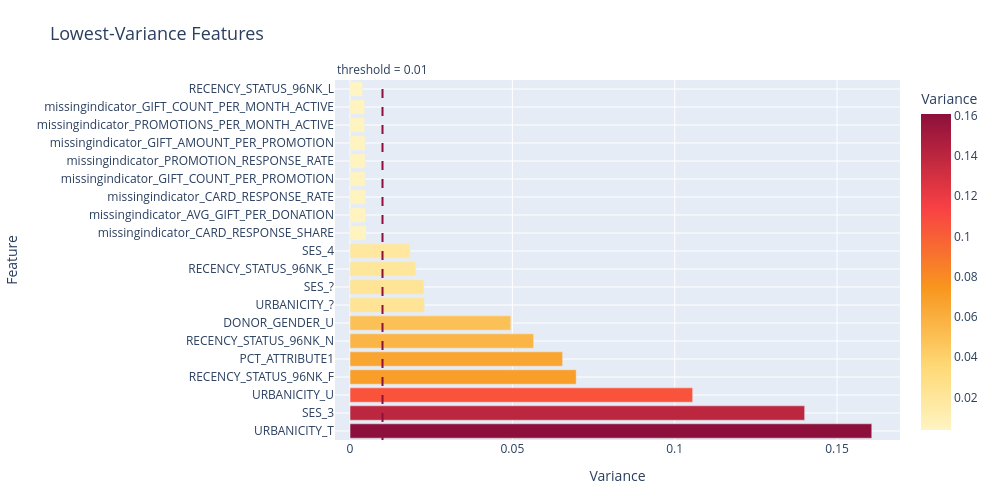

The notebook cell this image was saved under:
### Markdown cell above
Filter methods score each feature independently of any model, using purely statistical criteria. They are cheap to compute and useful for an initial pruning of the feature space. Three complementary criteria are applied below:

1. **Variance check** flags near-constant features that carry almost no information.
2. **Spearman correlation with the target** captures monotonic associations, including non-linear ones, between numeric features and `TARGET_B`.
3. **ANOVA F-test** (`f_classif`) ranks features by how strongly their group means differ between donors and non-donors, with a p-value to flag statistical significance.

### Code cell
"""1. Variance check (filter): flagging near-constant features"""
VARIANCE_THRESHOLD = 0.01

feature_variances = X_train_prep_df.var().sort_values()
near_zero_var_features = feature_variances[feature_variances < VARIANCE_THRESHOLD].index.tolist()

print(f"Features below variance threshold ({VARIANCE_THRESHOLD}): {len(near_zero_var_features)}")
if near_zero_var_features:
    print(f"  -> {near_zero_var_features}")

fig = plot_variance_ranking(feature_variances, top_n=20, threshold=VARIANCE_THRESHOLD)
fig.show()

### Figure 1 — Plotly figure (JSON) as saved in the notebook; plotly's stock layout.template omitted (floating-point values rounded to 4 significant figures)
{"data": [{"hovertemplate": "Variance=%{marker.color}<br>Feature=%{y}<extra></extra>", "legendgroup": "", "marker": {"color": [0.1607, 0.14, 0.1055, 0.06966, 0.06547, 0.05654, 0.04953, 0.02294, 0.02274, 0.02022, 0.0185, 0.004928, 0.004823, 0.004719, 0.004614, 0.004614, 0.004614, 0.00451, 0.00451, 0.003883], "coloraxis": "coloraxis", "pattern": {"shape": ""}}, "name": "", "orientation": "h", "showlegend": false, "textposition": "auto", "type": "bar", "x": [0.1607, 0.14, 0.1055, 0.06966, 0.06547, 0.05654, 0.04953, 0.02294, 0.02274, 0.02022, 0.0185, 0.004928, 0.004823, 0.004719, 0.004614, 0.004614, 0.004614, 0.00451, 0.00451, 0.003883], "xaxis": "x", "y": ["URBANICITY_T", "SES_3", "URBANICITY_U", "RECENCY_STATUS_96NK_F", "PCT_ATTRIBUTE1", "RECENCY_STATUS_96NK_N", "DONOR_GENDER_U", "URBANICITY_?", "SES_?", "RECENCY_STATUS_96NK_E", "SES_4", "missingindicator_CARD_RESPONSE_SHARE", "missingindicator_AVG_GIFT_PER_DONATION", "missingindicator_CARD_RESPONSE_RATE", "missingindicator_GIFT_COUNT_PER_PROMOTION", "missingindicator_PROMOTION_RESPONSE_RATE", "missingindicator_GIFT_AMOUNT_PER_PROMOTION", "missingindicator_PROMOTIONS_PER_MONTH_ACTIVE", "missingindicator_GIFT_COUNT_PER_MONTH_ACTIVE", "RECENCY_STATUS_96NK_L"], "yaxis": "y"}], "layout": {"annotations": [{"font": {"color": "#2A3F5F"}, "showarrow": false, "text": "threshold = 0.01", "x": 0.01, "xanchor": "center", "xref": "x", "y": 1, "yanchor": "bottom", "yref": "y domain"}], "barmode": "relative", "coloraxis": {"colorbar": {"tickfont": {"color": "#2A3F5F"}, "title": {"font": {"color": "#2A3F5F"}, "text": "Variance"}}, "colorscale": [[0, "#FFF4C2"], [0.2, "#FED976"], [0.45, "#F8961E"], [0.7, "#F94144"], [1, "#8C103B"]]}, "font": {"color": "#2A3F5F"}, "height": 500, "legend": {"bgcolor": "rgba(255,255,255,0.75)", "bordercolor": "rgba(0,0,0,0)", "font": {"color": "#2A3F5F"}, "tracegroupgap": 0}, "margin": {"b": 60, "l": 80, "r": 40, "t": 80}, "paper_bgcolor": "#FFFFFF", "plot_bgcolor": "#E5ECF6", "shapes": [{"line": {"color": "#8C103B", "dash": "dash"}, "type": "line", "x0": 0.01, "x1": 0.01, "xref": "x", "y0": 0, "y1": 1, "yref": "y domain"}], "title": {"font": {"color": "#2A3F5F", "size": 18}, "text": "Lowest-Variance Features"}, "width": 1000, "xaxis": {"anchor": "y", "domain": [0, 1], "gridcolor": "#FFFFFF", "showgrid": true, "tickfont": {"color": "#2A3F5F"}, "title": {"font": {"color": "#2A3F5F"}, "text": "Variance"}, "zeroline": false}, "yaxis": {"anchor": "x", "domain": [0, 1], "gridcolor": "#FFFFFF", "showgrid": true, "tickfont": {"color": "#2A3F5F"}, "title": {"font": {"color": "#2A3F5F"}, "text": "Feature"}, "zeroline": false}}}
